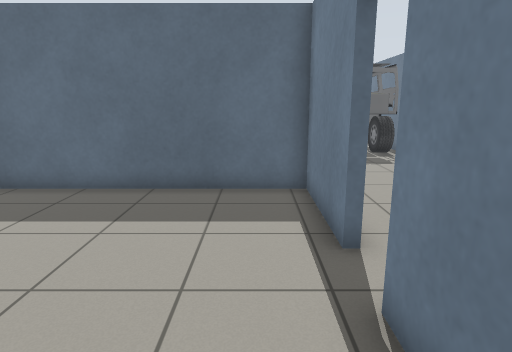
[1] (above)

16 first-person views from a walk through a Gazebo world. The camera is 1.2 m above the floor, tilts 12° down and sees 75° across. The floor is counted in squares, 0.5 m on a side. Each view is taken from the middle of a square. On the plan, view 1 faces up. The plan holds only what a view shows up to about 19 squares ahead; the rest is blank. The place goes on beyond the plan. Simple shapes stand in for some stock models.

[2]
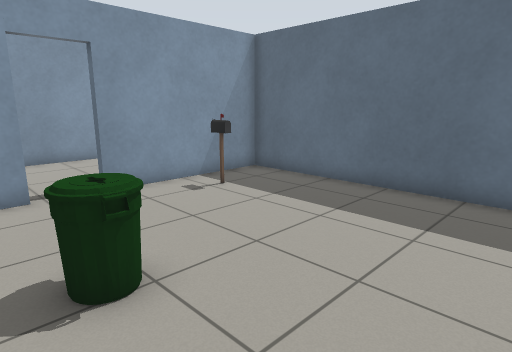

[3]
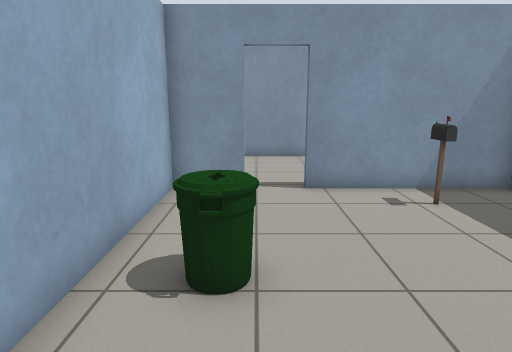

[4]
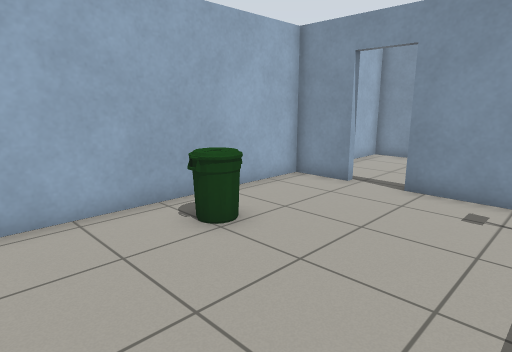

[5]
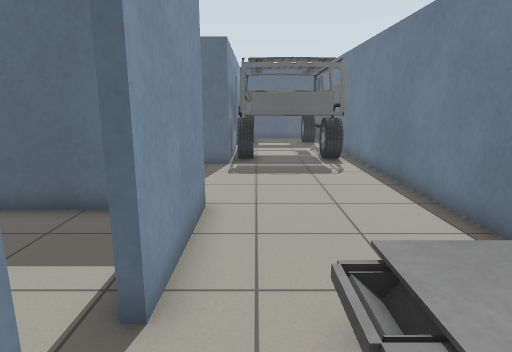

[6]
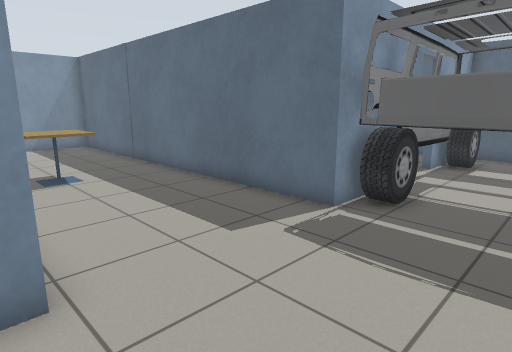

[7]
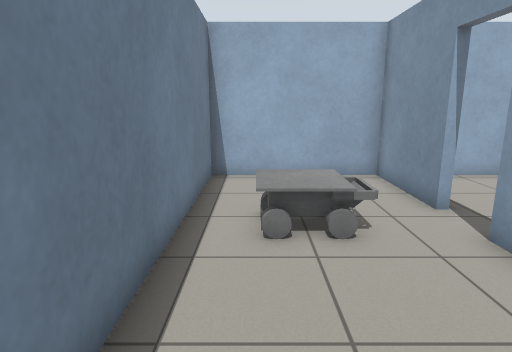

[8]
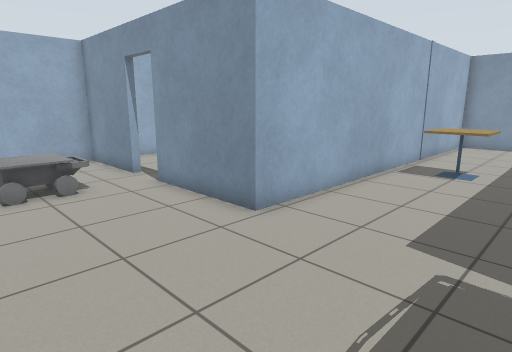

[9]
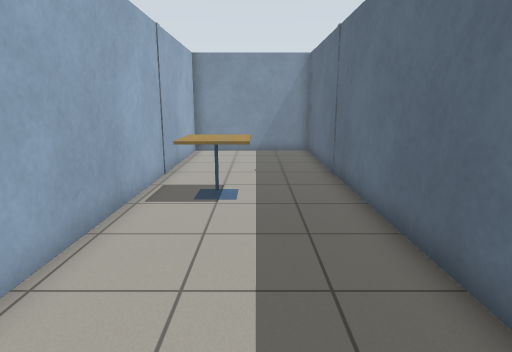

[10]
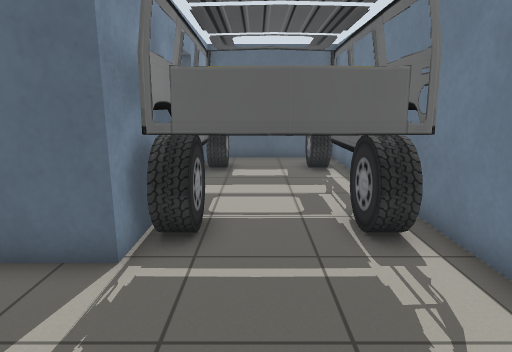

[11]
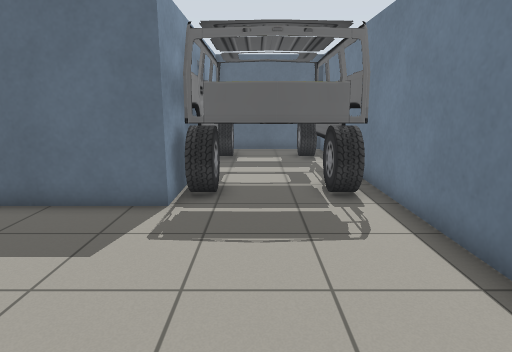

[12]
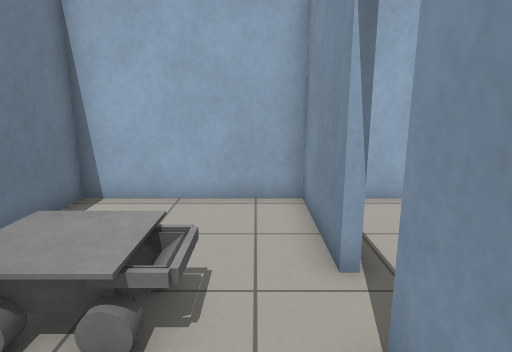

[13]
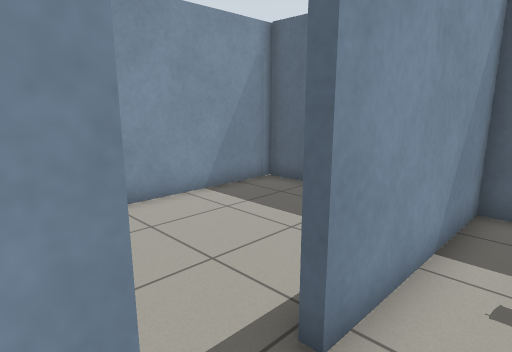

[14]
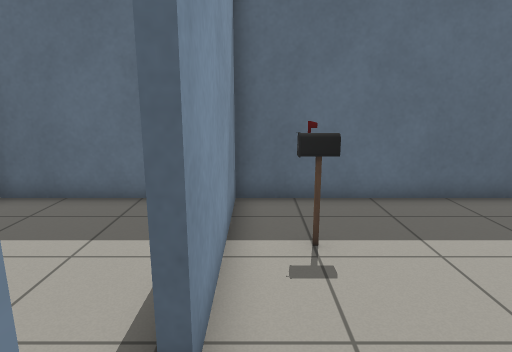

[15]
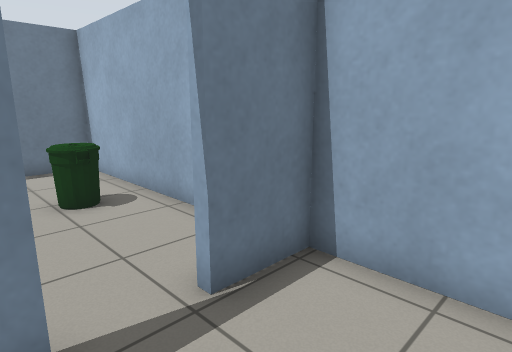

[16]
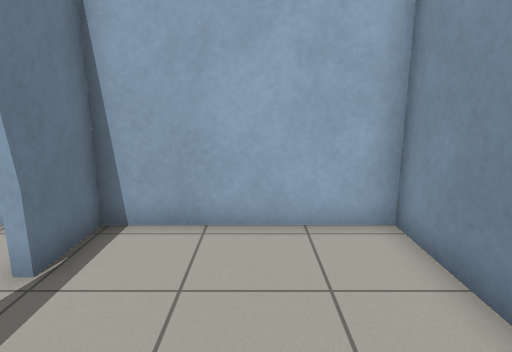

### Floor plan
Points are (right, up) in squares from view 1. A wall is a line through its corners. A room is listed if a view was taken in it or the views show most of it. See-through windows are left out.
Room 1 (views 1, 2, 3, 4, 13, 14)
walls: (-8.5, 1.8) (-8.5, -0.4) (1.5, -0.4) (1.5, 3.5); (1.5, 5.3) (1.5, 9.5) (-8.5, 9.5) (-8.5, 3.4)
ways out: open door at (2, 4.5) to room 2; open door at (-9, 2.5) to room 3
objects: postbox (-7, 6); bin (-4, 1) to (-3, 2)
Room 2 (views 5, 6, 7, 8, 9, 10, 11, 12)
walls: (1.8, 15.8) (-14.8, 15.8) (-14.8, 9.8) (1.8, 9.8) (1.8, 5.3); (1.8, 3.5) (1.8, -0.4) (7.6, -0.4) (7.6, 16.5)
ways out: open door at (2, 4.5) to room 1
objects: cafe table (-7, 11) to (-5, 13); other object (4, 4) to (6, 5)
Room 3 (views 15, 16)
walls: (-8.8, 3.4) (-8.8, 3.9); (-10.9, 9.5) (-14.8, 9.5) (-14.8, -0.4) (-8.8, -0.4) (-8.8, 1.8)
ways out: open door at (-9, 2.5) to room 1

Where each view was taken, in squares from view 1:
view 1: 0 up, 0 right, facing up
view 2: 0 up, 1 right, facing up-left
view 3: 2 up, 1 right, facing left
view 4: 7 up, 1 right, facing down-left
view 5: 2 up, 3 right, facing up
view 6: 9 up, 6 right, facing up-left
view 7: 11 up, 6 right, facing down
view 8: 15 up, 7 right, facing down-left
view 9: 13 up, 3 right, facing left
view 10: 11 up, 4 right, facing up
view 11: 8 up, 4 right, facing up
view 12: 8 up, 3 right, facing down
view 13: 1 up, 7 left, facing up-left
view 14: 1 up, 8 left, facing up
view 15: 4 up, 12 left, facing down-right
view 16: 6 up, 12 left, facing down
